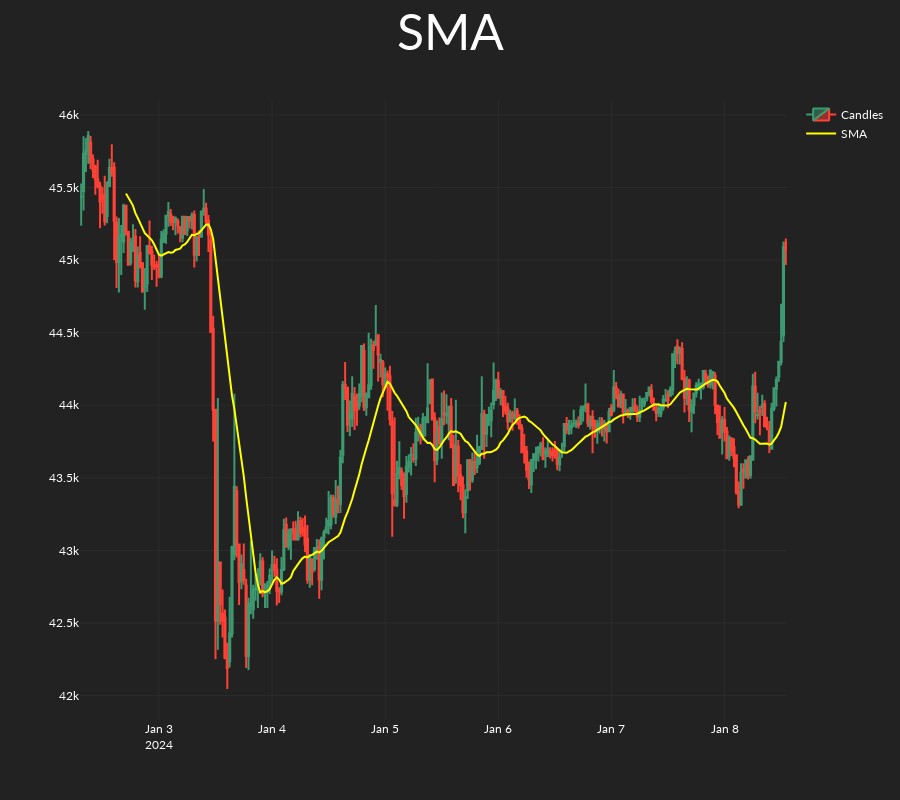

Notebook code for this chart:
### Code cell
plot_sma(candles=candles,indicator=sma)

### Figure 1 — Plotly figure (JSON) as saved in the notebook; plotly's stock layout.template omitted (floating-point values rounded to 4 significant figures; data arrays with more than 128 entries replaced by an {"elided": "..."} marker saying what was removed)
{"data": [{"close": {"elided": "300 float values"}, "high": {"elided": "300 float values"}, "low": {"elided": "300 float values"}, "name": "Candles", "open": {"elided": "300 float values"}, "type": "candlestick", "x": {"elided": "300 str values"}}, {"line": {"color": "yellow"}, "name": "SMA", "type": "scatter", "x": {"elided": "300 str values"}, "y": {"elided": "300 float values"}}], "layout": {"height": 800, "title": {"font": {"size": 50}, "text": "SMA", "x": 0.5, "xanchor": "center"}, "xaxis": {"rangeslider": {"visible": false}}}}
